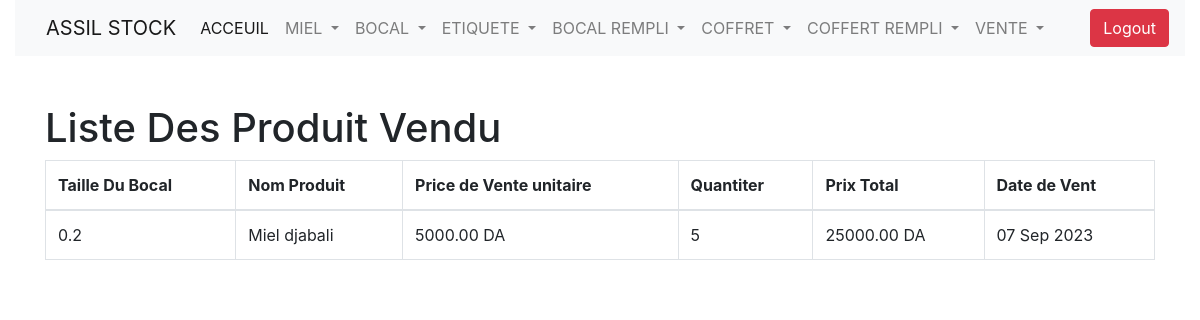
Page /list_sell_jars/ (signed in) on the committed database.
### appAssilStockManag/models.py (models this page shows, shortened)
class SoldFilledJar(models.Model):
    filled_jar = models.ForeignKey(FilledJar, on_delete=models.CASCADE)
    sold_date = models.DateField(auto_now_add=True)
    quantity_sell_jars = models.IntegerField(default=1)
    price_sell = models.DecimalField(max_digits=10,decimal_places=2)
    def total_price(self):
        return self.quantity_sell_jars * self.price_sell

class FilledJar(models.Model):
    jar = models.ForeignKey(Jar, on_delete=models.CASCADE)
    product = models.ForeignKey(HoneyProduct, on_delete=models.CASCADE)
    quantity_field= models.PositiveBigIntegerField()
    filled_date = models.DateField(auto_now_add=True)
    size = models.DecimalField(max_digits=5, decimal_places=3)
    sku = models.ForeignKey(Sku,on_delete=models.CASCADE)

class Jar(models.Model):
    JAR_SIZES = [
        (0.01,'10g'),
        (0.1,'100g'),
        (0.125, '125g'),
        (0.2, '200g'),
        (0.25, '250g'),
        (0.5, '500g'),
    ]
    size = models.FloatField(choices=JAR_SIZES,unique=True)
    quantity_in_the_stock = models.IntegerField(default=0)

class HoneyProduct(models.Model):
    name_product=models.CharField(max_length=255,unique=True)
    quantity_in_the_stock= models.DecimalField(max_digits=10,decimal_places=2,default=0)
    date_entry = models.DateField(auto_now_add=True)

### appAssilStockManag/views.py (the view)
# urls.py: path('list_sell_jars/',list_sell_jars,name='list_sell_jars'),
@login_required
def list_sell_jars(request):
    list_sell_jars =SoldFilledJar.objects.all()
    context={
        'list_sell_jars':list_sell_jars
    }
    return render(request,'list_sell_jars.html',context)

### appAssilStockManag/templates/list_sell_jars.html (shortened to what this page needs)
{% extends 'base.html' %}
{% block content %}
<h1>Liste Des Produit Vendu</h1>
{% if not list_sell_jars %}
    <p>No jars sold yet.</p>
{% else %}
    <table class="table table-bordered">
        <thead>
            <tr>
                <th>Taille Du Bocal</th>
                <th>Nom Produit</th>
                <th>Price de Vente unitaire</th>
                <th>Quantiter</th>
                <th>Prix Total</th>
                <th>Date de Vent</th>
            </tr>
        </thead>
        <tbody>
            {% for jar_sell in list_sell_jars %}
                <tr>
                    <td>{{ jar_sell.filled_jar.jar.size }}</td>
                    <td>{{ jar_sell.filled_jar.product.name_product }}</td>
                    <td>{{ jar_sell.price_sell|floatformat:2 }} DA</td>
                    <td>{{ jar_sell.quantity_sell_jars }}</td>
                    <td>{{ jar_sell.total_price|floatformat:2 }} DA</td>
                    <td>{{ jar_sell.sold_date|date:"d M Y" }}</td>
                </tr>
            {% endfor %}
        </tbody>
    </table>
{% endif %}
{% endblock %}

### rows in the picture
SoldFilledJar: filled_jar.jar.size "0.2", filled_jar.product.name_product "Miel djabali", price_sell "5000.00", quantity_sell_jars "5", total_price "25000.00", sold_date "07 Sep 2023"
